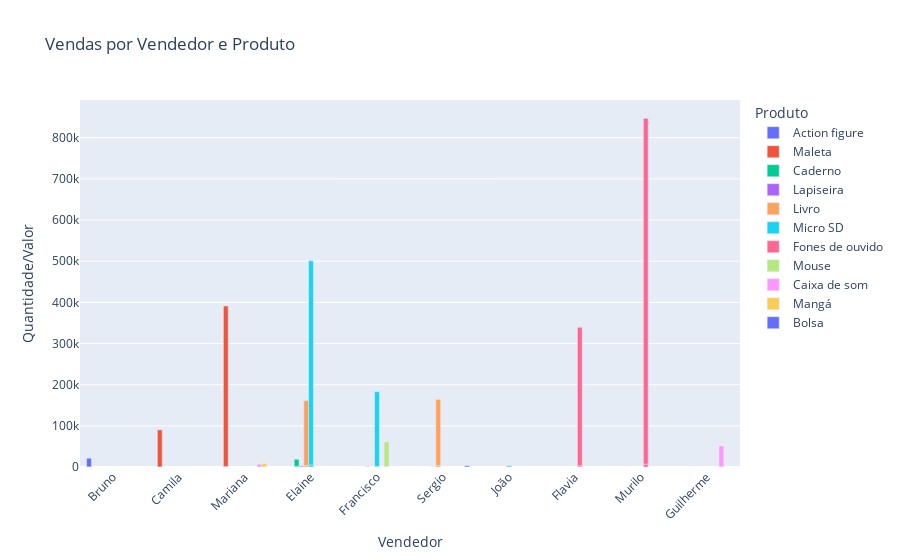

The notebook cell saved with this chart:
### Code cell
fig = px.bar(
    vendas_por_vendedor_produto, 
    x="Vendedor", 
    y=["Quantidade_Vendida", "Valor_Total"], 
    barmode="group", 
    color="Produto",
    title="Vendas por Vendedor e Produto",
    labels={"value": "Quantidade/Valor", "variable": "Métrica"},
)

# Personalizando o layout
fig.update_layout(
    xaxis_tickangle=-45,  # Rotacionando os rótulos do eixo x
    yaxis_title="Quantidade/Valor",
    legend_title="Produto",
)

fig.show()

### Figure 1 — Plotly figure (JSON) as saved in the notebook; plotly's stock layout.template omitted (floating-point values rounded to 4 significant figures)
{"data": [{"alignmentgroup": "True", "hovertemplate": "Produto=Action figure<br>Vendedor=%{x}<br>Quantidade/Valor=%{y}<extra></extra>", "legendgroup": "Action figure", "marker": {"color": "#636efa", "pattern": {"shape": ""}}, "name": "Action figure", "offsetgroup": "Action figure", "orientation": "v", "showlegend": true, "textposition": "auto", "type": "bar", "x": ["Bruno", "Bruno"], "xaxis": "x", "y": [300, 21000], "yaxis": "y"}, {"alignmentgroup": "True", "hovertemplate": "Produto=Maleta<br>Vendedor=%{x}<br>Quantidade/Valor=%{y}<extra></extra>", "legendgroup": "Maleta", "marker": {"color": "#EF553B", "pattern": {"shape": ""}}, "name": "Maleta", "offsetgroup": "Maleta", "orientation": "v", "showlegend": true, "textposition": "auto", "type": "bar", "x": ["Camila", "Mariana", "Camila", "Mariana"], "xaxis": "x", "y": [300, 1300, 90000, 390000], "yaxis": "y"}, {"alignmentgroup": "True", "hovertemplate": "Produto=Caderno<br>Vendedor=%{x}<br>Quantidade/Valor=%{y}<extra></extra>", "legendgroup": "Caderno", "marker": {"color": "#00cc96", "pattern": {"shape": ""}}, "name": "Caderno", "offsetgroup": "Caderno", "orientation": "v", "showlegend": true, "textposition": "auto", "type": "bar", "x": ["Elaine", "Elaine"], "xaxis": "x", "y": [1561, 17171], "yaxis": "y"}, {"alignmentgroup": "True", "hovertemplate": "Produto=Lapiseira<br>Vendedor=%{x}<br>Quantidade/Valor=%{y}<extra></extra>", "legendgroup": "Lapiseira", "marker": {"color": "#ab63fa", "pattern": {"shape": ""}}, "name": "Lapiseira", "offsetgroup": "Lapiseira", "orientation": "v", "showlegend": true, "textposition": "auto", "type": "bar", "x": ["Elaine", "Francisco", "Sergio", "Elaine", "Francisco", "Sergio"], "xaxis": "x", "y": [434, 168, 60, 2170, 840, 300], "yaxis": "y"}, {"alignmentgroup": "True", "hovertemplate": "Produto=Livro<br>Vendedor=%{x}<br>Quantidade/Valor=%{y}<extra></extra>", "legendgroup": "Livro", "marker": {"color": "#FFA15A", "pattern": {"shape": ""}}, "name": "Livro", "offsetgroup": "Livro", "orientation": "v", "showlegend": true, "textposition": "auto", "type": "bar", "x": ["Elaine", "Sergio", "Elaine", "Sergio"], "xaxis": "x", "y": [3450, 3510, 157950, 160650], "yaxis": "y"}, {"alignmentgroup": "True", "hovertemplate": "Produto=Micro SD<br>Vendedor=%{x}<br>Quantidade/Valor=%{y}<extra></extra>", "legendgroup": "Micro SD", "marker": {"color": "#19d3f3", "pattern": {"shape": ""}}, "name": "Micro SD", "offsetgroup": "Micro SD", "orientation": "v", "showlegend": true, "textposition": "auto", "type": "bar", "x": ["Elaine", "Francisco", "João", "Elaine", "Francisco", "João"], "xaxis": "x", "y": [5080, 1730, 250, 495880, 181300, 3000], "yaxis": "y"}, {"alignmentgroup": "True", "hovertemplate": "Produto=Fones de ouvido<br>Vendedor=%{x}<br>Quantidade/Valor=%{y}<extra></extra>", "legendgroup": "Fones de ouvido", "marker": {"color": "#FF6692", "pattern": {"shape": ""}}, "name": "Fones de ouvido", "offsetgroup": "Fones de ouvido", "orientation": "v", "showlegend": true, "textposition": "auto", "type": "bar", "x": ["Flavia", "Murilo", "Flavia", "Murilo"], "xaxis": "x", "y": [2805, 7000, 336600, 840000], "yaxis": "y"}, {"alignmentgroup": "True", "hovertemplate": "Produto=Mouse<br>Vendedor=%{x}<br>Quantidade/Valor=%{y}<extra></extra>", "legendgroup": "Mouse", "marker": {"color": "#B6E880", "pattern": {"shape": ""}}, "name": "Mouse", "offsetgroup": "Mouse", "orientation": "v", "showlegend": true, "textposition": "auto", "type": "bar", "x": ["Francisco", "Francisco"], "xaxis": "x", "y": [970, 59880], "yaxis": "y"}, {"alignmentgroup": "True", "hovertemplate": "Produto=Caixa de som<br>Vendedor=%{x}<br>Quantidade/Valor=%{y}<extra></extra>", "legendgroup": "Caixa de som", "marker": {"color": "#FF97FF", "pattern": {"shape": ""}}, "name": "Caixa de som", "offsetgroup": "Caixa de som", "orientation": "v", "showlegend": true, "textposition": "auto", "type": "bar", "x": ["Guilherme", "Mariana", "Guilherme", "Mariana"], "xaxis": "x", "y": [630, 80, 50400, 6400], "yaxis": "y"}, {"alignmentgroup": "True", "hovertemplate": "Produto=Mangá<br>Vendedor=%{x}<br>Quantidade/Valor=%{y}<extra></extra>", "legendgroup": "Mangá", "marker": {"color": "#FECB52", "pattern": {"shape": ""}}, "name": "Mangá", "offsetgroup": "Mangá", "orientation": "v", "showlegend": true, "textposition": "auto", "type": "bar", "x": ["Mariana", "Mariana"], "xaxis": "x", "y": [260, 7800], "yaxis": "y"}, {"alignmentgroup": "True", "hovertemplate": "Produto=Bolsa<br>Vendedor=%{x}<br>Quantidade/Valor=%{y}<extra></extra>", "legendgroup": "Bolsa", "marker": {"color": "#636efa", "pattern": {"shape": ""}}, "name": "Bolsa", "offsetgroup": "Bolsa", "orientation": "v", "showlegend": true, "textposition": "auto", "type": "bar", "x": ["Sergio", "Sergio"], "xaxis": "x", "y": [60, 3000], "yaxis": "y"}], "layout": {"barmode": "group", "legend": {"title": {"text": "Produto"}, "tracegroupgap": 0}, "title": {"text": "Vendas por Vendedor e Produto"}, "xaxis": {"anchor": "y", "domain": [0, 1], "tickangle": -45, "title": {"text": "Vendedor"}}, "yaxis": {"anchor": "x", "domain": [0, 1], "title": {"text": "Quantidade/Valor"}}}}
